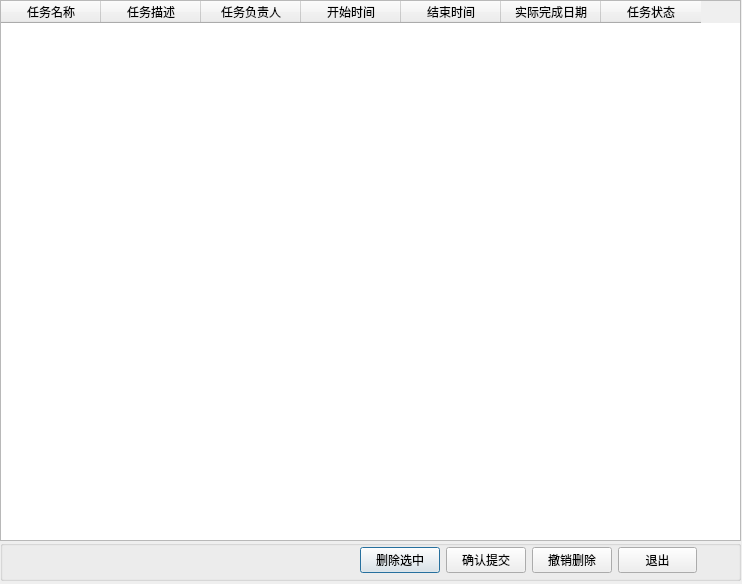
<?xml version="1.0" encoding="UTF-8"?>
<ui version="4.0">
 <class>ViewTask</class>
 <widget class="QDialog" name="ViewTask">
  <property name="geometry">
   <rect>
    <x>0</x>
    <y>0</y>
    <width>742</width>
    <height>584</height>
   </rect>
  </property>
  <property name="windowTitle">
   <string>查看当前任务</string>
  </property>
  <widget class="QWidget" name="verticalLayoutWidget">
   <property name="geometry">
    <rect>
     <x>0</x>
     <y>540</y>
     <width>741</width>
     <height>41</height>
    </rect>
   </property>
   <layout class="QVBoxLayout" name="verticalLayout">
    <item>
     <widget class="QGroupBox" name="groupBox">
      <property name="title">
       <string/>
      </property>
      <widget class="QWidget" name="horizontalLayoutWidget">
       <property name="geometry">
        <rect>
         <x>360</x>
         <y>0</y>
         <width>337</width>
         <height>41</height>
        </rect>
       </property>
       <layout class="QHBoxLayout" name="horizontalLayout">
        <item>
         <widget class="QPushButton" name="pushButtonDel">
          <property name="text">
           <string>删除选中</string>
          </property>
         </widget>
        </item>
        <item>
         <widget class="QPushButton" name="pushButtonSubmit">
          <property name="text">
           <string>确认提交</string>
          </property>
         </widget>
        </item>
        <item>
         <widget class="QPushButton" name="pushButtonCancel">
          <property name="text">
           <string>撤销删除</string>
          </property>
         </widget>
        </item>
        <item>
         <widget class="QPushButton" name="pushButtonQuit">
          <property name="text">
           <string>退出</string>
          </property>
         </widget>
        </item>
       </layout>
      </widget>
     </widget>
    </item>
   </layout>
  </widget>
  <widget class="QWidget" name="verticalLayoutWidget_2">
   <property name="geometry">
    <rect>
     <x>0</x>
     <y>0</y>
     <width>741</width>
     <height>541</height>
    </rect>
   </property>
   <layout class="QVBoxLayout" name="verticalLayout_2">
    <item>
     <widget class="QTableWidget" name="tableWidget">
      <attribute name="horizontalHeaderDefaultSectionSize">
       <number>100</number>
      </attribute>
      <column>
       <property name="text">
        <string>任务名称</string>
       </property>
      </column>
      <column>
       <property name="text">
        <string>任务描述</string>
       </property>
      </column>
      <column>
       <property name="text">
        <string>任务负责人</string>
       </property>
      </column>
      <column>
       <property name="text">
        <string>开始时间</string>
       </property>
      </column>
      <column>
       <property name="text">
        <string>结束时间</string>
       </property>
      </column>
      <column>
       <property name="text">
        <string>实际完成日期</string>
       </property>
      </column>
      <column>
       <property name="text">
        <string>任务状态</string>
       </property>
      </column>
     </widget>
    </item>
   </layout>
  </widget>
 </widget>
 <resources/>
 <connections/>
</ui>
